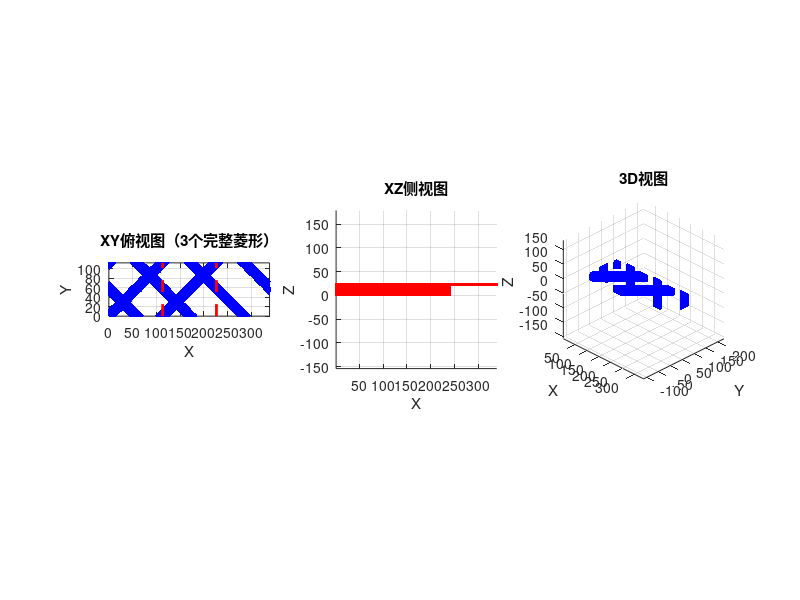

This figure's MATLAB source:
%% RO 菱形编织隔网（3个完整Cross版）
clear; clc; close all;

%% 参数设置（关键：Lx刚好容纳3个完整cross）
pitch = 4.0;           % mm，节距
d_fiber = 1.0;         % mm，纤维直径
r_fiber = 0.5;         % mm，纤维半径
angle = 45;            % 度

% 一个cross的X方向跨度（菱形对角线）
cross_width = pitch * sqrt(2);  % ≈ 5.657 mm

% 计算域：刚好3个cross
num_cross = 3;
Lx = num_cross * cross_width;   % ≈ 16.97 mm
Ly = cross_width;               % Y方向1个cross宽度
Lz = 1.2;                       % mm，流道高度

dx = 0.05;                      % mm，分辨率

NX = round(Lx / dx);            % ≈ 339
NY = round(Ly / dx);            % ≈ 113
NZ = round(Lz / dx);            % 24

fprintf('=== 3个完整Cross隔网 ===\n');
fprintf('1个cross宽度: %.3f mm\n', cross_width);
fprintf('3个cross总宽: %.3f mm (Lx)\n', Lx);
fprintf('网格: %d×%d×%d = %.2f 万\n', NX, NY, NZ, NX*NY*NZ/10000);

%% 生成网格坐标
x = (0:NX-1) * dx;
y = (0:NY-1) * dx;
z = (0:NZ-1) * dx;

[X, Y] = meshgrid(x, y);

%% 下层纤维：+45°（从左下到右上）
% 平行线：y = x + c
% 穿过3个cross的完整菱形
layer1_2D = false(NY, NX);

% 纤维从左侧边界开始，到右侧边界结束，间距 = cross_width
for c = -Ly:cross_width:Ly+Lx
    dist = abs(X - Y + c) / sqrt(2);
    layer1_2D = layer1_2D | (dist < r_fiber);
end

%% 上层纤维：-45°（从左上到右下）
layer2_2D = false(NY, NX);

% 从第一个cross开始，间距 = cross_width
first_cross_center = cross_width / 2;
for c = first_cross_center:cross_width:(Lx+Ly)
    dist = abs(X + Y - c) / sqrt(2);
    layer2_2D = layer2_2D | (dist < r_fiber);
end

%% Z方向：下层在底部，上层在顶部
solid = false(NY, NX, NZ);

fiber_thickness = round(d_fiber / dx);  % 纤维占的格点数

for iz = 1:NZ
    if iz <= fiber_thickness
        solid(:, :, iz) = layer1_2D;  % 下层：+45°
    elseif iz > (NZ - fiber_thickness)
        solid(:, :, iz) = layer2_2D;  % 上层：-45°
    end
end

%% 统计
solid_count = sum(solid(:));
total_count = NX * NY * NZ;
porosity = 1 - solid_count / total_count;

fprintf('\n固体格点: %d\n', solid_count);
fprintf('孔隙率: %.4f (%.2f%%)\n', porosity, porosity*100);

%% 可视化
figure('Name', '3个完整Cross隔网', 'Position', [20 20 1600 400]);

[ys, xs, zs] = ind2sub([NY, NX, NZ], find(solid));

% XY俯视图（3个完整菱形）
subplot(1,3,1);
scatter(xs, ys, 2, 'b', 'filled');
axis equal tight;
xlabel('X'); ylabel('Y');
title('XY俯视图（3个完整菱形）');
grid on; box on;
xlim([0 NX-1]); ylim([0 NY-1]);

% 标记3个cross的边界
hold on;
for i = 1:2
    xline = i * cross_width / dx;
    plot([xline xline], [0 NY-1], 'r--', 'LineWidth', 2);
end
hold off;

% XZ侧视图
subplot(1,3,2);
scatter(xs, zs, 2, 'r', 'filled');
axis equal tight;
xlabel('X'); ylabel('Z');
title('XZ侧视图');
grid on;

% 3D视图
subplot(1,3,3);
scatter3(xs, ys, zs, 3, 'b', 'filled');
axis equal tight;
xlabel('X'); ylabel('Y'); zlabel('Z');
title('3D视图');
view(45,30); grid on;

%% 导出
fid = fopen('geometry_check.dat', 'w');
fprintf(fid, 'X Y Z\n');
for i = 1:length(xs)
    fprintf(fid, '%d %d %d\n', xs(i)-1, ys(i)-1, zs(i)-1);
end
fclose(fid);
fprintf('\n已保存: geometry_check.dat\n');
